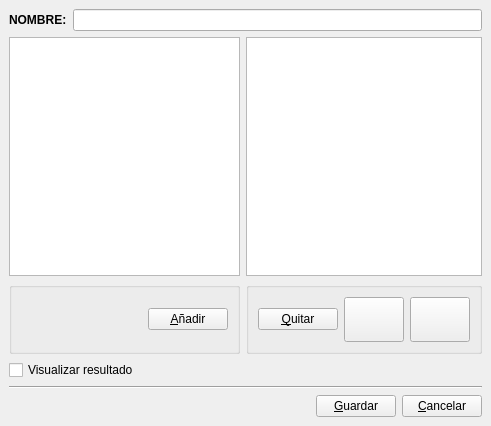
<?xml version="1.0" encoding="UTF-8"?>
<ui version="4.0">
 <author>José Manuel Díez Botella</author>
 <class>libros</class>
 <widget class="QDialog" name="libros">
  <property name="geometry">
   <rect>
    <x>0</x>
    <y>0</y>
    <width>491</width>
    <height>426</height>
   </rect>
  </property>
  <property name="windowTitle">
   <string>Libros contables</string>
  </property>
  <layout class="QVBoxLayout">
   <property name="spacing">
    <number>6</number>
   </property>
   <property name="leftMargin">
    <number>9</number>
   </property>
   <property name="topMargin">
    <number>9</number>
   </property>
   <property name="rightMargin">
    <number>9</number>
   </property>
   <property name="bottomMargin">
    <number>9</number>
   </property>
   <item>
    <layout class="QHBoxLayout">
     <property name="spacing">
      <number>6</number>
     </property>
     <property name="leftMargin">
      <number>0</number>
     </property>
     <property name="topMargin">
      <number>0</number>
     </property>
     <property name="rightMargin">
      <number>0</number>
     </property>
     <property name="bottomMargin">
      <number>0</number>
     </property>
     <item>
      <widget class="QLabel" name="textLabel1">
       <property name="text">
        <string>&lt;b&gt;NOMBRE:&lt;/b&gt;</string>
       </property>
       <property name="wordWrap">
        <bool>false</bool>
       </property>
      </widget>
     </item>
     <item>
      <widget class="QLineEdit" name="nombrelineEdit"/>
     </item>
    </layout>
   </item>
   <item>
    <layout class="QGridLayout">
     <property name="leftMargin">
      <number>0</number>
     </property>
     <property name="topMargin">
      <number>0</number>
     </property>
     <property name="rightMargin">
      <number>0</number>
     </property>
     <property name="bottomMargin">
      <number>0</number>
     </property>
     <property name="spacing">
      <number>6</number>
     </property>
     <item row="0" column="1">
      <widget class="QListWidget" name="seleclistWidget"/>
     </item>
     <item row="1" column="1">
      <widget class="QGroupBox" name="groupBox_2">
       <property name="title">
        <string/>
       </property>
       <layout class="QHBoxLayout">
        <property name="spacing">
         <number>6</number>
        </property>
        <property name="leftMargin">
         <number>9</number>
        </property>
        <property name="topMargin">
         <number>9</number>
        </property>
        <property name="rightMargin">
         <number>9</number>
        </property>
        <property name="bottomMargin">
         <number>9</number>
        </property>
        <item>
         <widget class="QPushButton" name="quitarpushButton">
          <property name="text">
           <string>&amp;Quitar</string>
          </property>
          <property name="icon">
           <iconset resource="keme.qrc">
            <normaloff>:/iconos/graf/borraelem.png</normaloff>:/iconos/graf/borraelem.png</iconset>
          </property>
          <property name="shortcut">
           <string>Alt+Q</string>
          </property>
          <property name="autoDefault">
           <bool>false</bool>
          </property>
         </widget>
        </item>
        <item>
         <widget class="QPushButton" name="arribapushButton">
          <property name="minimumSize">
           <size>
            <width>60</width>
            <height>45</height>
           </size>
          </property>
          <property name="maximumSize">
           <size>
            <width>60</width>
            <height>45</height>
           </size>
          </property>
          <property name="toolTip">
           <string>Subir</string>
          </property>
          <property name="text">
           <string/>
          </property>
          <property name="icon">
           <iconset resource="keme.qrc">
            <normaloff>:/iconos/graf/arriba.png</normaloff>:/iconos/graf/arriba.png</iconset>
          </property>
          <property name="iconSize">
           <size>
            <width>36</width>
            <height>36</height>
           </size>
          </property>
          <property name="autoDefault">
           <bool>false</bool>
          </property>
         </widget>
        </item>
        <item>
         <widget class="QPushButton" name="abajopushButton">
          <property name="minimumSize">
           <size>
            <width>60</width>
            <height>45</height>
           </size>
          </property>
          <property name="maximumSize">
           <size>
            <width>60</width>
            <height>45</height>
           </size>
          </property>
          <property name="toolTip">
           <string>Bajar</string>
          </property>
          <property name="text">
           <string/>
          </property>
          <property name="icon">
           <iconset resource="keme.qrc">
            <normaloff>:/iconos/graf/abajo.png</normaloff>:/iconos/graf/abajo.png</iconset>
          </property>
          <property name="iconSize">
           <size>
            <width>36</width>
            <height>36</height>
           </size>
          </property>
          <property name="autoDefault">
           <bool>false</bool>
          </property>
         </widget>
        </item>
       </layout>
      </widget>
     </item>
     <item row="1" column="0">
      <widget class="QGroupBox" name="groupBox">
       <property name="title">
        <string/>
       </property>
       <layout class="QHBoxLayout">
        <property name="spacing">
         <number>6</number>
        </property>
        <property name="leftMargin">
         <number>9</number>
        </property>
        <property name="topMargin">
         <number>9</number>
        </property>
        <property name="rightMargin">
         <number>9</number>
        </property>
        <property name="bottomMargin">
         <number>9</number>
        </property>
        <item>
         <spacer>
          <property name="orientation">
           <enum>Qt::Horizontal</enum>
          </property>
          <property name="sizeHint" stdset="0">
           <size>
            <width>40</width>
            <height>20</height>
           </size>
          </property>
         </spacer>
        </item>
        <item>
         <widget class="QPushButton" name="adicionpushButton">
          <property name="text">
           <string>&amp;Añadir</string>
          </property>
          <property name="icon">
           <iconset resource="keme.qrc">
            <normaloff>:/iconos/graf/address-book-new.png</normaloff>:/iconos/graf/address-book-new.png</iconset>
          </property>
          <property name="shortcut">
           <string>Alt+A</string>
          </property>
          <property name="autoDefault">
           <bool>false</bool>
          </property>
         </widget>
        </item>
       </layout>
      </widget>
     </item>
     <item row="0" column="0">
      <widget class="QListWidget" name="texlistWidget"/>
     </item>
    </layout>
   </item>
   <item>
    <widget class="QCheckBox" name="pdfcheckBox">
     <property name="text">
      <string>Visualizar resultado</string>
     </property>
    </widget>
   </item>
   <item>
    <widget class="Line" name="line1">
     <property name="frameShape">
      <enum>QFrame::HLine</enum>
     </property>
     <property name="frameShadow">
      <enum>QFrame::Sunken</enum>
     </property>
     <property name="orientation">
      <enum>Qt::Horizontal</enum>
     </property>
    </widget>
   </item>
   <item>
    <layout class="QHBoxLayout">
     <property name="spacing">
      <number>6</number>
     </property>
     <property name="leftMargin">
      <number>0</number>
     </property>
     <property name="topMargin">
      <number>0</number>
     </property>
     <property name="rightMargin">
      <number>0</number>
     </property>
     <property name="bottomMargin">
      <number>0</number>
     </property>
     <item>
      <spacer>
       <property name="orientation">
        <enum>Qt::Horizontal</enum>
       </property>
       <property name="sizeHint" stdset="0">
        <size>
         <width>40</width>
         <height>20</height>
        </size>
       </property>
      </spacer>
     </item>
     <item>
      <widget class="QPushButton" name="guardarpushButton">
       <property name="text">
        <string>&amp;Guardar</string>
       </property>
       <property name="icon">
        <iconset resource="keme.qrc">
         <normaloff>:/iconos/graf/disk.xpm</normaloff>:/iconos/graf/disk.xpm</iconset>
       </property>
       <property name="shortcut">
        <string>Alt+G</string>
       </property>
       <property name="autoDefault">
        <bool>false</bool>
       </property>
      </widget>
     </item>
     <item>
      <widget class="QPushButton" name="cancelarpushButton">
       <property name="text">
        <string>&amp;Cancelar</string>
       </property>
       <property name="icon">
        <iconset resource="keme.qrc">
         <normaloff>:/iconos/graf/borrar.png</normaloff>:/iconos/graf/borrar.png</iconset>
       </property>
       <property name="shortcut">
        <string>Alt+C</string>
       </property>
       <property name="autoDefault">
        <bool>false</bool>
       </property>
      </widget>
     </item>
    </layout>
   </item>
  </layout>
 </widget>
 <layoutdefault spacing="6" margin="11"/>
 <resources>
  <include location="keme.qrc"/>
 </resources>
 <connections>
  <connection>
   <sender>cancelarpushButton</sender>
   <signal>clicked()</signal>
   <receiver>libros</receiver>
   <slot>accept()</slot>
   <hints>
    <hint type="sourcelabel">
     <x>20</x>
     <y>20</y>
    </hint>
    <hint type="destinationlabel">
     <x>20</x>
     <y>20</y>
    </hint>
   </hints>
  </connection>
 </connections>
</ui>
